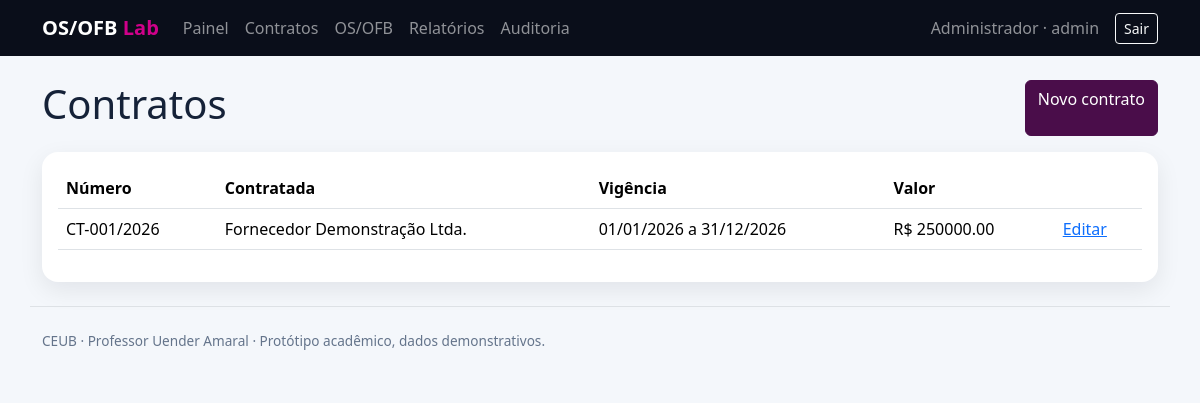
/contracts (signed in), run on the app's committed database.
### models.py (models this page shows, shortened)
class User(UserMixin, db.Model):
    id=db.Column(db.Integer, primary_key=True); name=db.Column(db.String(120), nullable=False)
    username=db.Column(db.String(80), unique=True, nullable=False, index=True)
    email=db.Column(db.String(120), unique=True, nullable=False)
    password_hash=db.Column(db.String(255), nullable=False); role=db.Column(db.String(40), nullable=False)
    active=db.Column(db.Boolean, default=True, nullable=False); created_at=db.Column(db.DateTime(timezone=True), default=now)
    @property
    def is_active(self): return self.active

class Contract(db.Model):
    id=db.Column(db.Integer,primary_key=True); number=db.Column(db.String(50),unique=True,nullable=False)
    supplier=db.Column(db.String(160),nullable=False); object=db.Column(db.Text,nullable=False)
    total_value=db.Column(db.Numeric(14,2),nullable=False,default=0); start_date=db.Column(db.Date,nullable=False); end_date=db.Column(db.Date,nullable=False)
    created_at=db.Column(db.DateTime(timezone=True),default=now)

### app.py (the view)
@app.route('/contracts')
@login_required
def contracts(): return render_template('contracts.html',items=Contract.query.order_by(Contract.number).all())

### app.py (called while the page is built)
@login.user_loader
def load_user(i): return db.session.get(User,int(i))

@app.after_request
def headers(r):
 r.headers['X-Content-Type-Options']='nosniff'; r.headers['X-Frame-Options']='DENY'; r.headers['Referrer-Policy']='strict-origin-when-cross-origin'
 r.headers['Content-Security-Policy']="default-src 'self'; style-src 'self' 'unsafe-inline' https://cdn.jsdelivr.net; script-src 'self' https://cdn.jsdelivr.net; font-src https://cdn.jsdelivr.net; img-src 'self' data:"
 return r

### templates/contracts.html
{% extends 'base.html' %}{% block content %}<div class="d-flex justify-content-between"><h1>Contratos</h1>{% if current_user.role in ['admin','gestor_contrato'] %}<a class="btn btn-primary" href="{{url_for('contract_new')}}">Novo contrato</a>{% endif %}</div><div class="card p-3 mt-3 table-responsive"><table class="table"><thead><tr><th>Número</th><th>Contratada</th><th>Vigência</th><th>Valor</th><th></th></tr></thead><tbody>{% for x in items %}<tr><td>{{x.number}}</td><td>{{x.supplier}}</td><td>{{x.start_date.strftime('%d/%m/%Y')}} a {{x.end_date.strftime('%d/%m/%Y')}}</td><td>R$ {{'%.2f'|format(x.total_value)}}</td><td>{% if current_user.role in ['admin','gestor_contrato'] %}<a href="{{url_for('contract_edit',id=x.id)}}">Editar</a>{% endif %}</td></tr>{% endfor %}</tbody></table></div>{% endblock %}

### templates/base.html (shortened to what this page needs)
<!doctype html><html lang="pt-BR"><head><link href="https://cdn.jsdelivr.net/npm/bootstrap@5.3.3/dist/css/bootstrap.min.css" rel="stylesheet"><link rel="stylesheet" href="{{ url_for('static',filename='style.css') }}"></head><body>{% if current_user.is_authenticated %}<nav class="navbar navbar-expand-lg navbar-dark"><div class="container"><a class="navbar-brand fw-bold" href="{{url_for('dashboard')}}">OS/OFB <span class="brand-accent">Lab</span></a><div id="nav" class="collapse navbar-collapse"><div class="navbar-nav me-auto"><a class="nav-link" href="{{url_for('dashboard')}}">Painel</a><a class="nav-link" href="{{url_for('contracts')}}">Contratos</a><a class="nav-link" href="{{url_for('orders')}}">OS/OFB</a><a class="nav-link" href="{{url_for('reports')}}">Relatórios</a>{% if current_user.role in ['admin','gestor_contrato'] %}<a class="nav-link" href="{{url_for('audit_view')}}">Auditoria</a>{% endif %}</div><span class="navbar-text me-3">{{current_user.name}} · {{current_user.role}}</span><form method="post" action="{{url_for('logout')}}"><button class="btn btn-outline-light btn-sm">Sair</button></form></div></div></nav>{% endif %}<main id="conteudo" class="container py-4">{% block content %}{% endblock %}</main><footer class="container py-4 footer border-top">CEUB · Professor Uender Amaral · Protótipo acadêmico, dados demonstrativos.</footer></body></html>

### static/style.css (style rules this page uses)
body { background:#f4f7fb;color:#152238 }
.navbar { background:#0a0e1a!important }
.brand-accent { color:#D0008A }
.card { border:0;border-radius:16px;box-shadow:0 8px 24px rgba(10,14,26,.08) }
.footer { color:#64748b;font-size:.85rem }
.btn-primary { background:#4A0D4A;border-color:#4A0D4A }
.table thead { background:#0a0e1a;color:white }

### data on the page
User: name "Administrador", role "admin"
Contract: number "CT-001/2026", supplier "Fornecedor Demonstração Ltda.", start_date "01/01/2026", end_date "31/12/2026", total_value "250000.00"
